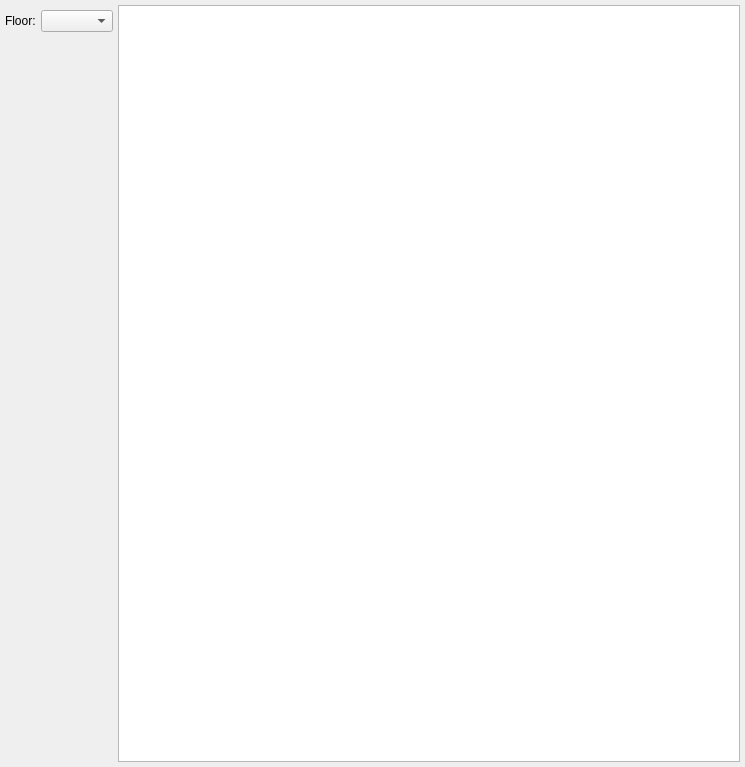
<?xml version="1.0" encoding="UTF-8"?>
<ui version="4.0">
 <class>Form</class>
 <widget class="QWidget" name="Form">
  <property name="windowModality">
   <enum>Qt::ApplicationModal</enum>
  </property>
  <property name="geometry">
   <rect>
    <x>0</x>
    <y>0</y>
    <width>745</width>
    <height>767</height>
   </rect>
  </property>
  <property name="sizePolicy">
   <sizepolicy hsizetype="Expanding" vsizetype="Expanding">
    <horstretch>0</horstretch>
    <verstretch>0</verstretch>
   </sizepolicy>
  </property>
  <property name="contextMenuPolicy">
   <enum>Qt::ActionsContextMenu</enum>
  </property>
  <property name="windowTitle">
   <string>Form</string>
  </property>
  <layout class="QGridLayout" name="gridLayout">
   <property name="margin">
    <number>5</number>
   </property>
   <property name="spacing">
    <number>5</number>
   </property>
   <item row="4" column="0" colspan="2">
    <spacer name="verticalSpacer">
     <property name="sizePolicy">
      <sizepolicy hsizetype="Minimum" vsizetype="Expanding">
       <horstretch>0</horstretch>
       <verstretch>0</verstretch>
      </sizepolicy>
     </property>
     <property name="orientation">
      <enum>Qt::Vertical</enum>
     </property>
     <property name="sizeType">
      <enum>QSizePolicy::Expanding</enum>
     </property>
     <property name="sizeHint" stdset="0">
      <size>
       <width>20</width>
       <height>40</height>
      </size>
     </property>
    </spacer>
   </item>
   <item row="1" column="0">
    <widget class="QLabel" name="label">
     <property name="sizePolicy">
      <sizepolicy hsizetype="Fixed" vsizetype="Preferred">
       <horstretch>0</horstretch>
       <verstretch>0</verstretch>
      </sizepolicy>
     </property>
     <property name="text">
      <string>Floor:</string>
     </property>
    </widget>
   </item>
   <item row="1" column="1">
    <widget class="QComboBox" name="level_combo">
     <property name="sizePolicy">
      <sizepolicy hsizetype="Fixed" vsizetype="Fixed">
       <horstretch>0</horstretch>
       <verstretch>0</verstretch>
      </sizepolicy>
     </property>
     <property name="insertPolicy">
      <enum>QComboBox::InsertAlphabetically</enum>
     </property>
    </widget>
   </item>
   <item row="3" column="1">
    <widget class="QLabel" name="label_3">
     <property name="text">
      <string/>
     </property>
    </widget>
   </item>
   <item row="0" column="2" rowspan="6" colspan="2">
    <widget class="QGraphicsView" name="home_map_view">
     <property name="minimumSize">
      <size>
       <width>400</width>
       <height>300</height>
      </size>
     </property>
    </widget>
   </item>
  </layout>
 </widget>
 <resources>
  <include location="../resources.qrc"/>
 </resources>
 <connections/>
 <slots>
  <slot>polygon_selection()</slot>
  <slot>select_areas()</slot>
  <slot>add_map()</slot>
  <slot>add_home_area()</slot>
 </slots>
</ui>
